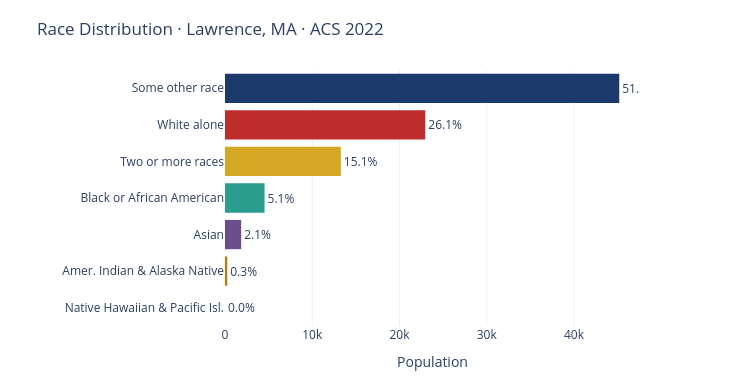

Write notebook code for a chart like this one.
### Markdown cell above
## 4. Race Distribution

### Code cell
RACE_VARS = {
    "B02001_002E": "White alone",
    "B02001_003E": "Black or African American",
    "B02001_004E": "Amer. Indian & Alaska Native",
    "B02001_005E": "Asian",
    "B02001_006E": "Native Hawaiian & Pacific Isl.",
    "B02001_007E": "Some other race",
    "B02001_008E": "Two or more races",
}
RACE_COLORS = ["#1B3A6B","#BE2D2C","#D4A724","#2A9D8F","#6B4C8C","#CA7000","#52796F"]

total_race = city["B02001_001E"]
data_r = sorted(
    [(lbl, city[code]) for code, lbl in RACE_VARS.items()],
    key=lambda x: x[1], reverse=True,
)
labels_r, vals_r = zip(*data_r)
pcts_r = [v / total_race * 100 for v in vals_r]

fig = go.Figure(go.Bar(
    y=list(labels_r), x=list(vals_r), orientation="h",
    marker_color=RACE_COLORS[:len(labels_r)], marker_line_width=0,
    text=[f"{p:.1f}%" for p in pcts_r], textposition="outside",
    hovertemplate="<b>%{y}</b><br>%{x:,}  (%{text})<extra></extra>",
))
fig.update_layout(
    title="Race Distribution · Lawrence, MA · ACS 2022",
    xaxis=dict(title="Population", gridcolor="#efefef"),
    yaxis=dict(autorange="reversed"),
    plot_bgcolor="white", paper_bgcolor="white",
    height=380, width=740,
    margin=dict(l=225, r=100, t=70, b=50),
)
fig.show()

display(
    pd.DataFrame({
        "Group":      labels_r,
        "Population": [f"{int(v):,}" for v in vals_r],
        "Share":      [f"{p:.1f}%" for p in pcts_r],
    }).reset_index(drop=True)
)

### Figure 1 — Plotly figure (JSON) as saved in the notebook; plotly's stock layout.template omitted (floating-point values rounded to 4 significant figures)
{"data": [{"hovertemplate": "<b>%{y}</b><br>%{x:,}  (%{text})<extra></extra>", "marker": {"color": ["#1B3A6B", "#BE2D2C", "#D4A724", "#2A9D8F", "#6B4C8C", "#CA7000", "#52796F"], "line": {"width": 0}}, "orientation": "h", "text": ["51.3%", "26.1%", "15.1%", "5.1%", "2.1%", "0.3%", "0.0%"], "textposition": "outside", "type": "bar", "x": [45192, 22956, 13277, 4535, 1852, 255, 0], "y": ["Some other race", "White alone", "Two or more races", "Black or African American", "Asian", "Amer. Indian & Alaska Native", "Native Hawaiian & Pacific Isl."]}], "layout": {"height": 380, "margin": {"b": 50, "l": 225, "r": 100, "t": 70}, "paper_bgcolor": "white", "plot_bgcolor": "white", "title": {"text": "Race Distribution · Lawrence, MA · ACS 2022"}, "width": 740, "xaxis": {"gridcolor": "#efefef", "title": {"text": "Population"}}, "yaxis": {"autorange": "reversed"}}}
